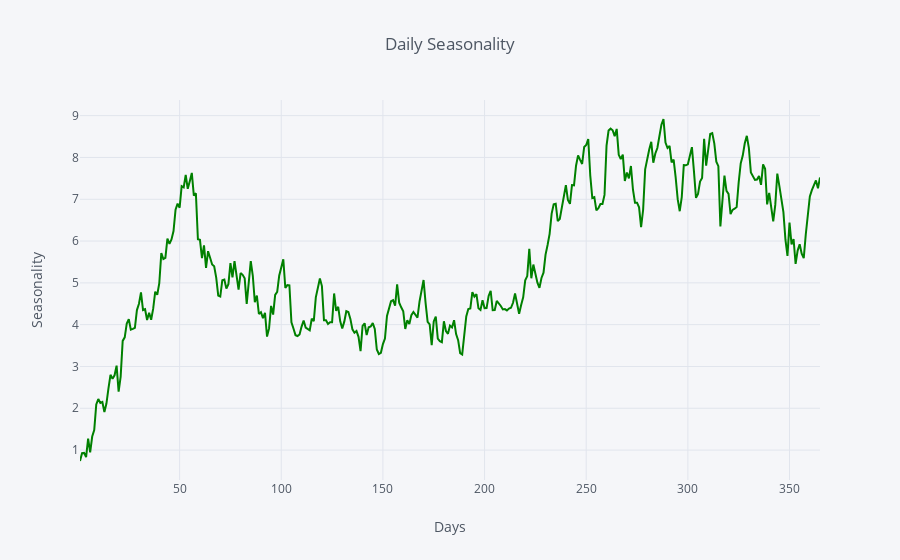

Notebook code cell kept with this figure:
### Code cell
seasonality['Equity'].dropna().iplot(kind='line',bins=366, color='green', width=2, title = "Daily Seasonality", 
                                     xaxis_title = "Days", yaxis_title = "Seasonality")

### Figure 1 — Plotly figure (JSON) as saved in the notebook; plotly's stock layout.template omitted (floating-point values rounded to 4 significant figures; data arrays with more than 128 entries replaced by an {"elided": "..."} marker saying what was removed)
{"data": [{"line": {"color": "rgba(0, 128, 0, 1.0)", "dash": "solid", "shape": "linear", "width": 2}, "mode": "lines", "name": "Equity", "text": "", "type": "scatter", "uid": "bf4b6bca-654f-42d4-925a-876f7f39490e", "x": {"elided": "364 int values"}, "y": {"elided": "364 float values"}}], "layout": {"legend": {"bgcolor": "#F5F6F9", "font": {"color": "#4D5663"}}, "paper_bgcolor": "#F5F6F9", "plot_bgcolor": "#F5F6F9", "title": {"font": {"color": "#4D5663"}, "text": "Daily Seasonality"}, "xaxis": {"gridcolor": "#E1E5ED", "showgrid": true, "tickfont": {"color": "#4D5663"}, "title": {"font": {"color": "#4D5663"}, "text": "Days"}, "zerolinecolor": "#E1E5ED"}, "yaxis": {"gridcolor": "#E1E5ED", "showgrid": true, "tickfont": {"color": "#4D5663"}, "title": {"font": {"color": "#4D5663"}, "text": "Seasonality"}, "zerolinecolor": "#E1E5ED"}}}
